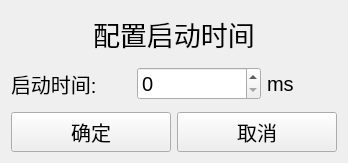
<?xml version="1.0" encoding="UTF-8"?>
<ui version="4.0">
 <class>SetTime</class>
 <widget class="QWidget" name="SetTime">
  <property name="geometry">
   <rect>
    <x>0</x>
    <y>0</y>
    <width>348</width>
    <height>163</height>
   </rect>
  </property>
  <property name="windowTitle">
   <string>Form</string>
  </property>
  <layout class="QVBoxLayout" name="verticalLayout">
   <item>
    <layout class="QHBoxLayout" name="horizontalLayout_3">
     <item>
      <spacer name="horizontalSpacer">
       <property name="orientation">
        <enum>Qt::Horizontal</enum>
       </property>
       <property name="sizeHint" stdset="0">
        <size>
         <width>40</width>
         <height>20</height>
        </size>
       </property>
      </spacer>
     </item>
     <item>
      <widget class="QLabel" name="label_title">
       <property name="font">
        <font>
         <family>Ubuntu</family>
         <pointsize>20</pointsize>
        </font>
       </property>
       <property name="text">
        <string>配置启动时间</string>
       </property>
      </widget>
     </item>
     <item>
      <spacer name="horizontalSpacer_2">
       <property name="orientation">
        <enum>Qt::Horizontal</enum>
       </property>
       <property name="sizeHint" stdset="0">
        <size>
         <width>40</width>
         <height>20</height>
        </size>
       </property>
      </spacer>
     </item>
    </layout>
   </item>
   <item>
    <layout class="QHBoxLayout" name="horizontalLayout">
     <item>
      <widget class="QLabel" name="label">
       <property name="minimumSize">
        <size>
         <width>90</width>
         <height>30</height>
        </size>
       </property>
       <property name="maximumSize">
        <size>
         <width>120</width>
         <height>16777215</height>
        </size>
       </property>
       <property name="font">
        <font>
         <pointsize>15</pointsize>
        </font>
       </property>
       <property name="text">
        <string>启动时间:</string>
       </property>
      </widget>
     </item>
     <item>
      <widget class="QSpinBox" name="spinBox_time">
       <property name="minimumSize">
        <size>
         <width>120</width>
         <height>0</height>
        </size>
       </property>
       <property name="font">
        <font>
         <pointsize>15</pointsize>
        </font>
       </property>
       <property name="maximum">
        <number>999999999</number>
       </property>
      </widget>
     </item>
     <item>
      <widget class="QLabel" name="label_danwei">
       <property name="maximumSize">
        <size>
         <width>70</width>
         <height>16777215</height>
        </size>
       </property>
       <property name="font">
        <font>
         <pointsize>15</pointsize>
        </font>
       </property>
       <property name="text">
        <string>ms</string>
       </property>
      </widget>
     </item>
    </layout>
   </item>
   <item>
    <layout class="QHBoxLayout" name="horizontalLayout_2">
     <item>
      <widget class="QPushButton" name="sureBtn">
       <property name="minimumSize">
        <size>
         <width>100</width>
         <height>40</height>
        </size>
       </property>
       <property name="font">
        <font>
         <pointsize>15</pointsize>
        </font>
       </property>
       <property name="text">
        <string>确定</string>
       </property>
      </widget>
     </item>
     <item>
      <widget class="QPushButton" name="cancelBtn">
       <property name="minimumSize">
        <size>
         <width>100</width>
         <height>40</height>
        </size>
       </property>
       <property name="font">
        <font>
         <pointsize>15</pointsize>
        </font>
       </property>
       <property name="text">
        <string>取消</string>
       </property>
      </widget>
     </item>
    </layout>
   </item>
  </layout>
 </widget>
 <resources/>
 <connections/>
</ui>
